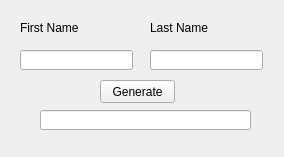
<?xml version="1.0" encoding="UTF-8"?>
<ui version="4.0">
 <class>MainWindow</class>
 <widget class="QMainWindow" name="MainWindow">
  <property name="geometry">
   <rect>
    <x>0</x>
    <y>0</y>
    <width>284</width>
    <height>157</height>
   </rect>
  </property>
  <property name="sizePolicy">
   <sizepolicy hsizetype="Fixed" vsizetype="Fixed">
    <horstretch>0</horstretch>
    <verstretch>0</verstretch>
   </sizepolicy>
  </property>
  <property name="windowTitle">
   <string>Charr name generator</string>
  </property>
  <widget class="QWidget" name="centralWidget">
   <widget class="QLabel" name="label">
    <property name="geometry">
     <rect>
      <x>20</x>
      <y>20</y>
      <width>91</width>
      <height>16</height>
     </rect>
    </property>
    <property name="text">
     <string>First Name</string>
    </property>
   </widget>
   <widget class="QLabel" name="label_2">
    <property name="geometry">
     <rect>
      <x>150</x>
      <y>20</y>
      <width>71</width>
      <height>16</height>
     </rect>
    </property>
    <property name="text">
     <string>Last Name</string>
    </property>
   </widget>
   <widget class="QLineEdit" name="firstNameED">
    <property name="geometry">
     <rect>
      <x>20</x>
      <y>50</y>
      <width>113</width>
      <height>20</height>
     </rect>
    </property>
   </widget>
   <widget class="QLineEdit" name="lastNameED">
    <property name="geometry">
     <rect>
      <x>150</x>
      <y>50</y>
      <width>113</width>
      <height>20</height>
     </rect>
    </property>
   </widget>
   <widget class="QLineEdit" name="resultED">
    <property name="geometry">
     <rect>
      <x>40</x>
      <y>110</y>
      <width>211</width>
      <height>20</height>
     </rect>
    </property>
   </widget>
   <widget class="QPushButton" name="pushButton">
    <property name="geometry">
     <rect>
      <x>100</x>
      <y>80</y>
      <width>75</width>
      <height>23</height>
     </rect>
    </property>
    <property name="text">
     <string>Generate</string>
    </property>
   </widget>
  </widget>
 </widget>
 <layoutdefault spacing="6" margin="11"/>
 <resources/>
 <connections/>
</ui>
